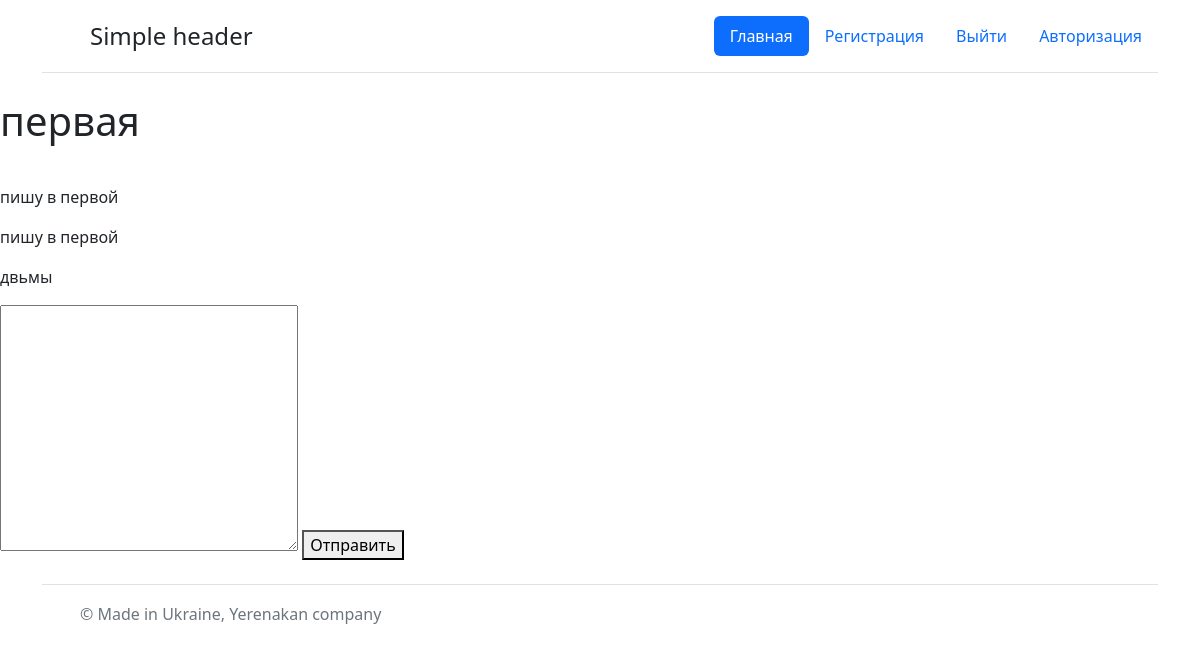
The app's page /open/1 with its own data.
### packages/modells.py (models this page shows, shortened)
class Date_b(db.Model):
    id = db.Column(db.Integer, primary_key=True)
    title = db.Column(db.String(300), nullable=False)
    text = db.Column(db.Text, nullable=False)
    time = db.Column(db.DateTime, default=datetime.utcnow)
    name_user = db.Column(db.String)

class Date_text(db.Model):
    id = db.Column(db.Integer, primary_key=True)
    chat = db.Column(db.Integer)
    text = db.Column(db.Text, nullable=False)
    time = db.Column(db.DateTime, default=datetime.utcnow)
    name_user = db.Column(db.String)

### packages/routes.py (the view)
@app.route('/open/<int:id>', methods=['POST','GET'])
def open_viev(id):
    state = Date_b.query.filter(Date_b.id == id).first()
    chats = Date_text.query.filter(Date_text.chat == state.id)
    try:
        if request.method == "POST":
            text = request.form.get("text")
            id = request.cookies.get('id')
            user = User.query.filter(User.login == id).first()
            data_text = Date_text(chat = state.id, text=text, name_user=user.user_name)
            db.session.add(data_text)
            db.session.commit()
    except:
            return "База даных не доступна"
    return  render_template('open.html',state = state , chats = chats )

### packages/templates/open.html (shortened to what this page needs)
 {% extends "base.html" %}
 {% block body %}
<h1>{{state.title}}</h1>
<br>
{% for i in chats %}
<p>{{i.text}}</p>
{% endfor %}
<form method="post">
    <textarea name="text"  cols="30" rows="10"></textarea>
    <button type="submit">Отправить</button>
</form>
{% endblock %}

### records on screen
Date_b: title "первая"
Date_text: text "пишу в первой"
Date_text: text "пишу в первой"
Date_text: text "двьмы"
